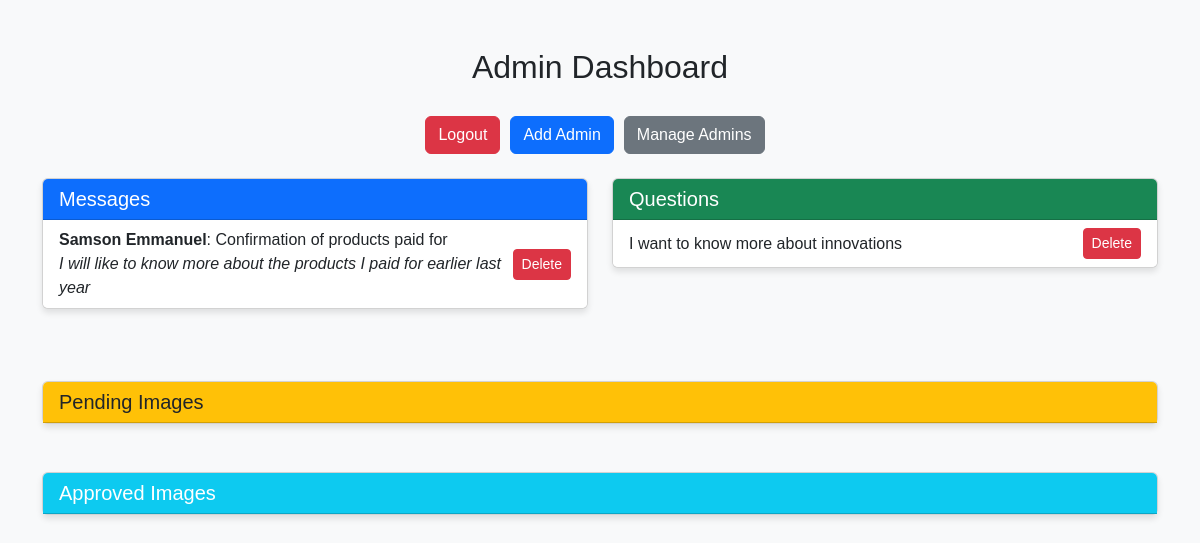
/admin-dashboard (signed in), run on an earlier commit of the app's database.
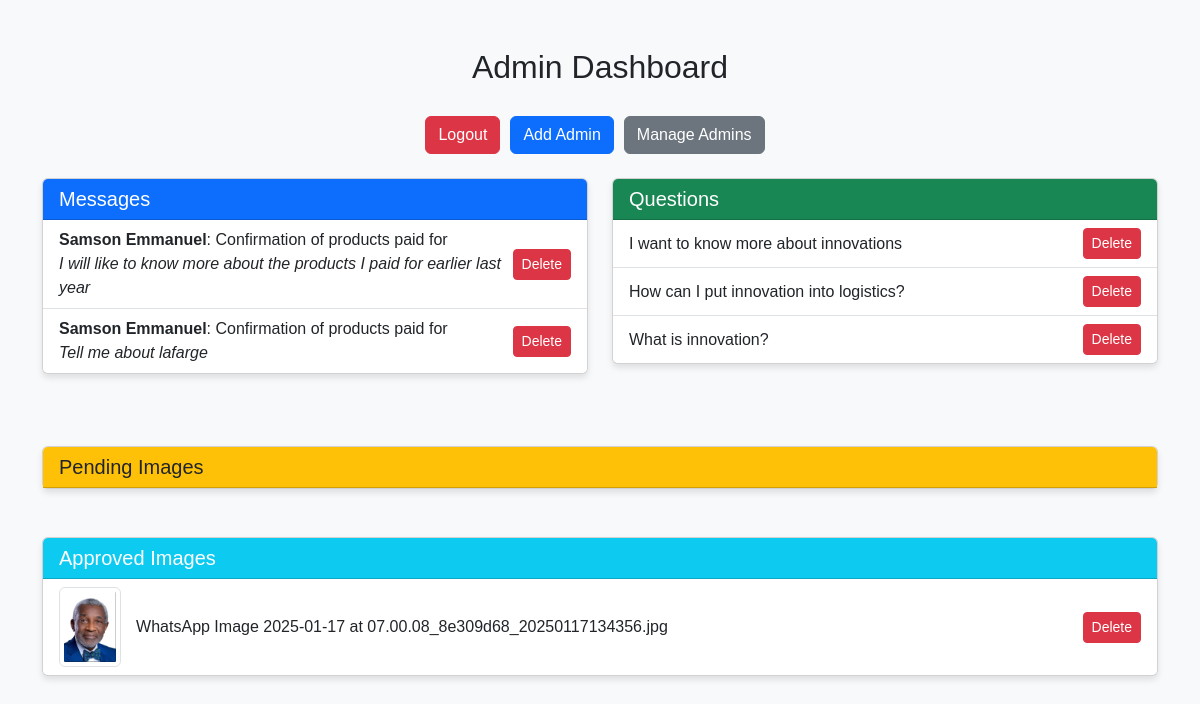
And on a later commit of the database.
### tables this page shows
CREATE TABLE messages (
        id INTEGER PRIMARY KEY AUTOINCREMENT,
        name TEXT NOT NULL,
        email TEXT NOT NULL,
        number TEXT NOT NULL,
        subject TEXT NOT NULL,
        message TEXT NOT NULL
            );

CREATE TABLE questions (
                id INTEGER PRIMARY KEY AUTOINCREMENT,
                question TEXT NOT NULL
            );

CREATE TABLE images (
            id INTEGER PRIMARY KEY AUTOINCREMENT,
            filename TEXT NOT NULL,
            upload_time DATETIME NOT NULL,
            approved BOOLEAN DEFAULT 0
        );

### app.py (the view)
@app.route("/admin-dashboard")
@login_required
def admin_dashboard():
    with sqlite3.connect(DATABASE_FILE) as conn:
        cursor = conn.cursor()
        cursor.execute("SELECT id, filename, approved FROM images")
        images = cursor.fetchall()
        approved_images = [image for image in images if image[2] == 1]
        unapproved_images = [image for image in images if image[2] == 0]
        cursor.execute("SELECT * FROM messages")
        messages = cursor.fetchall()
        cursor.execute("SELECT * FROM questions")
        questions = cursor.fetchall()
    return render_template(
        "admin_dashboard.html",
        approved_images=approved_images,
        unapproved_images=unapproved_images,
        messages=messages,
        questions=questions,
    )

### app.py (called while the page is built)
@login_manager.user_loader
def load_user(user_id):
    with sqlite3.connect(DATABASE_FILE) as conn:
        cursor = conn.cursor()
        cursor.execute("SELECT * FROM admins WHERE id = ?", (user_id,))
        user = cursor.fetchone()
        if user:
            return Admin(user[0], user[1])
    return None

### templates/admin_dashboard.html (shortened to what this page needs)
<!DOCTYPE html>
<html lang="en">
<head>
    <link href="https://cdn.jsdelivr.net/npm/bootstrap@5.3.0/dist/css/bootstrap.min.css" rel="stylesheet">
</head>
<body>
    <div class="container mt-5">
        <h2 class="dashboard-header">Admin Dashboard</h2>
        <nav class="d-flex justify-content-center mb-4">
            <a href="{{ url_for('logout') }}" class="btn btn-danger">Logout</a>
            <a href="{{ url_for('add_admin') }}" class="btn btn-primary">Add Admin</a>
            <a href="{{ url_for('manage_admins') }}" class="btn btn-secondary">Manage Admins</a>
        </nav>
        <div class="row">
            <div class="col-md-6 mb-4">
                <div class="card">
                    <div class="card-header bg-primary text-white">
                        <h5 class="mb-0">Messages</h5>
                    </div>
                    <ul class="list-group list-group-flush">
                        {% for message in messages %}
                        <li class="list-group-item">
                            <span>
                                <strong>{{ message[1] }}</strong>: {{ message[4] }} <br>
                                <i>{{ message[5] }}</i>
                            </span>
                            <form method="POST" action="{{ url_for('delete_message', message_id=message[0]) }}" class="d-inline">
                                <button type="submit" class="btn btn-sm btn-danger">Delete</button>
                            </form>
                        </li>
                        {% endfor %}
                    </ul>
                </div>
            </div>
            <div class="col-md-6 mb-4">
                <div class="card">
                    <div class="card-header bg-success text-white">
                        <h5 class="mb-0">Questions</h5>
                    </div>
                    <ul class="list-group list-group-flush">
                        {% for question in questions %}
                        <li class="list-group-item">
                            <span>{{ question[1] }}</span>
                            <form method="POST" action="{{ url_for('delete_question', question_id=question[0]) }}" class="d-inline">
                                <button type="submit" class="btn btn-sm btn-danger">Delete</button>
                            </form>
                        </li>
                        {% endfor %}
                    </ul>
                </div>
            </div>
        </div>
        <div class="mt-5">
            <div class="card">
                <div class="card-header bg-warning text-dark">
                    <h5 class="mb-0">Pending Images</h5>
                </div>
            </div>
        </div>
<div class="mt-5">
    <div class="card">
        <div class="card-header bg-info text-white">
            <h5 class="mb-0">Approved Images</h5>
        </div>
        <ul class="list-group list-group-flush">
            {% for image in approved_images %}
            <li class="list-group-item">
                <div class="d-flex align-items-center">
                    <img src="{{ url_for('static', filename='uploads/' + image[1]) }}" alt="{{ image[1] }}" class="img-thumbnail">
                    <span>{{ image[1] }}</span>
                </div>
                <form method="POST" action="{{ url_for('delete_image', image_id=image[0]) }}" class="d-inline">
                    <button type="submit" class="btn btn-sm btn-danger">Delete</button>
                </form>
            </li>
            {% endfor %}
        </ul>
    </div>
</div>
    </div>
</body>
</html>

### templates/admin_dashboard.html (style rules this page uses)
body { background-color: #f8f9fa; font-family: Arial, sans-serif; }
.dashboard-header { text-align: center; margin-bottom: 30px; }
nav a { margin-right: 10px; }
.card { box-shadow: 0 4px 6px rgba(0, 0, 0, 0.1); }
.list-group-item { display: flex; align-items: center; justify-content: space-between; }
.img-thumbnail { max-height: 80px; width: auto; margin-right: 15px; }

What changed in the data, as far as the page shows it:
added messages: name "Samson Emmanuel", subject "Confirmation of products paid for", message "Tell me about lafarge"
added questions: question "How can I put innovation into logistics?"
added questions: question "What is innovation?"
added images: filename (picture), filename "WhatsApp Image 2025-01-17 at 07.00.08_8e309d68_20250117134356.jpg"
